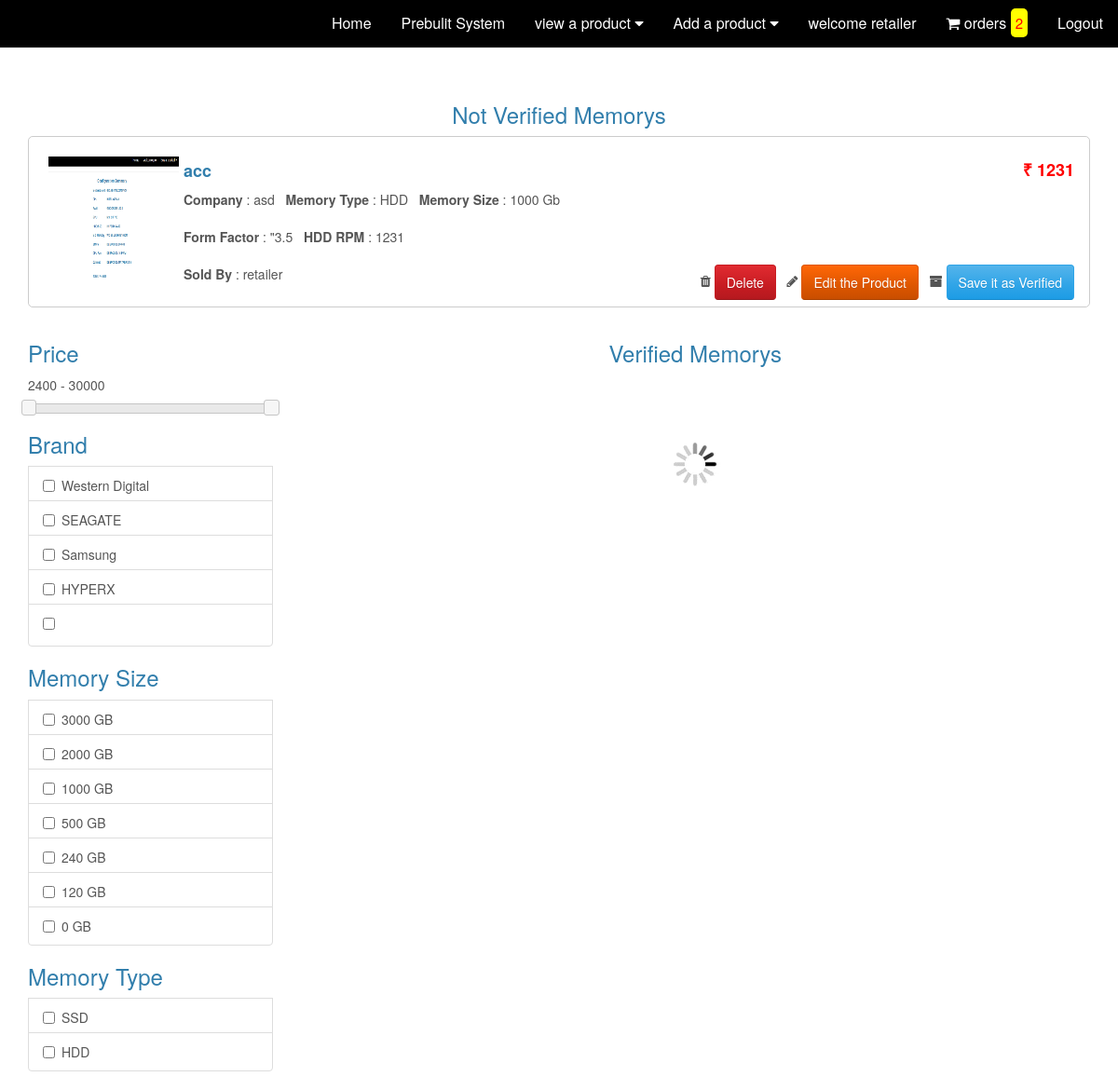
/retailer/onetime/mem_one.php (signed in), run on the app's committed database.
### tables this page shows
CREATE TABLE `memory_tbl` (
  `name` varchar(25) NOT NULL,
  `company` varchar(25) NOT NULL,
  `size` int(10) NOT NULL,
  `form_factor` varchar(10) NOT NULL,
  `type` varchar(10) NOT NULL,
  `ssd_type` varchar(10) NOT NULL,
  `rpm` int(8) NOT NULL,
  `price` decimal(10,0) NOT NULL,
  `sold_by` varchar(100) NOT NULL DEFAULT 'BulidNgine Pvt. Ltd. ',
  `pic` varchar(25) NOT NULL,
  `status` int(2) NOT NULL DEFAULT 1,
  `verified` int(2) NOT NULL DEFAULT 0
);

### retailer/onetime/mem_one.php (the view, shortened to what this page needs)
<!DOCTYPE html>
<?php
  include('../../database/database_connection.php');
  $id=$_SESSION['loginid'];
  $sql2="select Count(*) from ordertbl where status=1 and save=0 and buy =1 and remark!='Order in Transit'";
  $con=mysqli_connect("localhost","root","","bulid") or die("connection moonchi");
  $result1=mysqli_query($con,$sql2)or die("number query moonchi");
  $row=mysqli_fetch_array($result1);
  $cart=$row['Count(*)'];
  $sql3="select MIN(price) as min, MAX(price) as max from memory_tbl where status=1 and verified=1";
  $result2=mysqli_query($con,$sql3)or die("price query moonchi");
  $row=mysqli_fetch_array($result2);
  $min=$row['min'];
  $max=$row['max'];
  $sql3="select * from memory_tbl where status=1 and verified=0 and sold_by='$id' and type='HDD'";
  $result2=mysqli_query($con,$sql3)or die("number query moonchi");
  $sql3="select Count(*) from memory_tbl where status=1 and verified=0 and sold_by='$id' and type='HDD'";
  $result4=mysqli_query($con,$sql3)or die("number query moonchi");
  $roww=mysqli_fetch_array($result4);
    $carte=$roww['Count(*)'];
?>
<html lang="en">
<head>
    <link rel="stylesheet" href="../../css/bootstrap.min.css">
    <link rel="stylesheet" href="../../css/top.css">
    <link rel="stylesheet" href="https://cdnjs.cloudflare.com/ajax/libs/font-awesome/4.7.0/css/font-awesome.min.css">
    <link href = "../../css/jquery-ui.css" rel = "stylesheet">
    <link href="../../css/style.css" rel="stylesheet">
  </head>
  <div class="navbare">
      <a href="../../logout.php">Logout</a>
      <a href="../orders.php"><i class="fa fa-shopping-cart"></i> orders <span class="numbe"><?php echo "$cart" ?></span></a>
      <a href="#">welcome <?php echo($_SESSION['loginid'] )?></a>
  <div class="dropdowne">
      <button class="dropbtn">Add a product
      <i class="fa fa-caret-down"></i>
    </button>
  </div>
  <div class="dropdowne">
      <button class="dropbtn">view a product
      <i class="fa fa-caret-down"></i>
    </button>
  </div>
      <a href="../prebulit.php">Prebulit System</a>
      <a href="../retailer.php">Home</a>
  </div>
  <body>
    <div class="container">
      <div class="row">
        <br />
    <form id="forme" action="" method="post">
        <div class="col-md-12">
          <br />
            <div class="row filter_datae">
              <?php
              if ($carte>0) {?>
                <center>
                  <h3>Not Verified Memorys</h3>
                </center>
                <?php
               foreach($result2 as $row)
                  {?>
                  <div class="col-sm-12 col-lg-12 col-md-12">
                    <div style="border:1px solid #ccc; border-radius:5px; padding:16px; padding-bottom: 25px; margin-bottom:16px; height:auto;">
                      <img  style="float:left; padding:5px;" src="../../project/mem/<?php echo $row['pic']  ?>" width="150px" height="150px" >
                        <h4><strong><?php echo $row['name'] ?> <div style="color:red; float:right;">
                          ₹ <?php echo $row['price'] ?>
                        </div></strong></h4>
                        <strong> Company</strong> : <?php echo $row['company'] ?>&nbsp;&nbsp;
                        <strong> Memory Type</strong> : <?php echo $row['type'] ?>&nbsp;&nbsp;
                        <strong> Memory Size</strong> : <?php echo $row['size'] ?> Gb&nbsp;&nbsp;
                          <br><br>
                        <strong> Form Factor</strong> : <?php echo $row['form_factor'] ?>&nbsp;&nbsp;
                        <strong> HDD RPM</strong> : <?php echo $row['rpm'] ?> &nbsp;&nbsp;
                        <br><br>
                        <strong> Sold By </strong> : <?php echo $row['sold_by'] ?> &nbsp;&nbsp;
                    <div style="float: right;">
                      <i class="fa fa-trash"></i>
                      <input type="submit" name="delete" class="btn btn-danger" value="Delete" onclick="one('<?php echo $row['name'] ?>')">
                      <i class="fa fa-pencil"></i>
                      <input type="submit" name="edit" class="btn btn-warning" value="Edit the Product" onclick="one('<?php echo $row['name'] ?>')">
                      <i class="fa fa-archive"></i>
                      <input type="submit" name="verify" class="btn btn-primary" value="Save it as Verified" onclick="one('<?php echo $row['name'] ?>')">
                      </div>
                    </div>
                  </div>
                <?php
              }
            }?>
            </div>
        </div>
        <div class="col-md-3">
          <div class="list-group">
            <h3>Price</h3>
                      <p id="price_show"><?php echo( $min) ?> - <?php echo( $max) ?></p>
                      <div id="price_range"></div>
                  </div>
            <div class="list-group">
      <h3>Brand</h3>
      <?php
                $query = "select distinct(`company`) from `memory_tbl` where Verified =1 order by `company` desc";
                $statement = $connect->prepare($query);
                $statement->execute();
                $result = $statement->fetchAll();
                foreach($result as $row)
                {
                ?>
                <div class="list-group-item checkbox">
                    <label><input type="checkbox" class="common_selector company" value="<?php echo $row['company']; ?>"  > <?php echo $row['company']; ?></label>
                </div>
                <?php
                }
                ?>
            </div>
            <div class="list-group">
      <h3>Memory Size</h3>
      <?php
                $query = "select distinct(`size`) from `memory_tbl` where Verified =1 order by `size` desc";
                $statement = $connect->prepare($query);
                $statement->execute();
                $result = $statement->fetchAll();
                foreach($result as $row)
                {
                ?>
                <div class="list-group-item checkbox">
                    <label><input type="checkbox" class="common_selector size" value="<?php echo $row['size']; ?>"  > <?php echo $row['size']; ?> GB</label>
                </div>
                <?php
                }
                ?>
            </div>
    <div class="list-group">
      <h3>Memory Type</h3>
                <?php
                $query = "select distinct(`type`) from `memory_tbl` where Verified =1 order by `type` desc";
                $statement = $connect->prepare($query);
                $statement->execute();
                $result = $statement->fetchAll();
                foreach($result as $row)
                {
                ?>
                <div class="list-group-item checkbox">
                    <label><input type="checkbox" class="common_selector type" value="<?php echo $row['type']; ?>" > <?php echo $row['type']; ?></label>
                </div>
                <?php
                }
                ?>
            </div>
        </div>
          <div class="col-md-9">
            <center>
              <h3>Verified Memorys</h3>
            </center>
            <br />
              <div class="row filter_data">
              </div>
          </div>
        </form>
        </div>
        </div>
</body>
</html>

### css/top.css (style rules this page uses)
.navbare { overflow: hidden; position: fixed; background-color: black; width: 100%; z-index: 10; }
span.numbe { background-color: yellow; padding: 5px; color: red; font-size: 15px; border-radius: 5px; }
.navbare a { float: right; font-size: 16px; color: white; background-color: black; text-align: center; padding: 14px 16px; text-decoration: none; }
.container { padding-top:50px; }
.dropdowne { float: right; overflow: hidden; }
.dropdowne .dropbtn { font-size: 16px; border: none; outline: none; color: white; padding: 14px 16px; background-color: black; margin: 0; }

### data on the page
memory_tbl: pic (picture), name "acc", price "1231", company "asd", type "HDD", size "1000", form_factor "\"3.5", rpm "1231", sold_by "retailer"

### other printed values
$cart "2"
$_SESSION['loginid'] "retailer"
$min "2400"
$max "30000"
$row['company'] "Western Digital"
$row['company'] "SEAGATE"
$row['company'] "Samsung"
$row['company'] "HYPERX"
$row['size'] "3000"
$row['size'] "2000"
$row['size'] "1000"
$row['size'] "500"
$row['size'] "240"
$row['size'] "120"
$row['size'] "0"
